Frame 1 (no input): blank canvas, image omitted
Frame 60 (the mouse pressed at the canvas centre just before this capture): blank canvas, image omitted
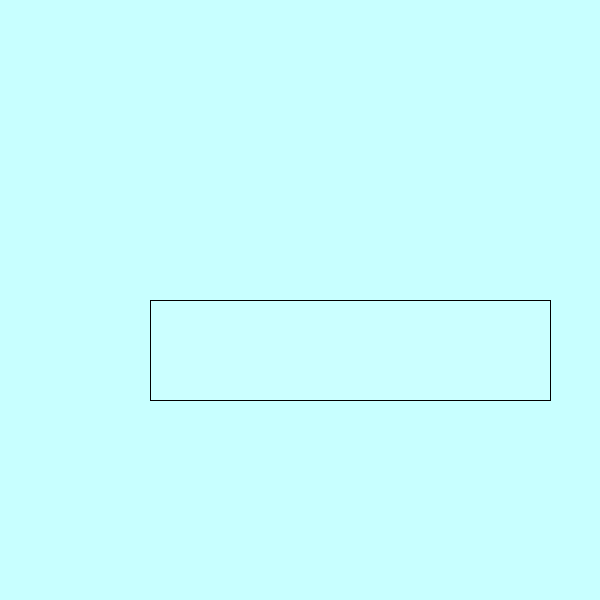
Frame 120 (the mouse held since frame 60 and released just before this capture)

The Processing sketch whose frames 1 and 60 were blank and that drew this single picture after the mouse press (run headless with seeded random() and noise(); from frame 60 on, the mouse is pressed at the canvas centre):

// Processing sketch: Christine_Negron_awesomeProject1
// ── Christine_Negron_awesomeProject1.pde
void setup(){ 
size(600,600);
}
void draw(){

  background(200,mouseX,mouseY);
  //square
  fill(203,mouseY,mouseX);
  rect(mouseX-150,mouseY,100+mouseY,100);


}
